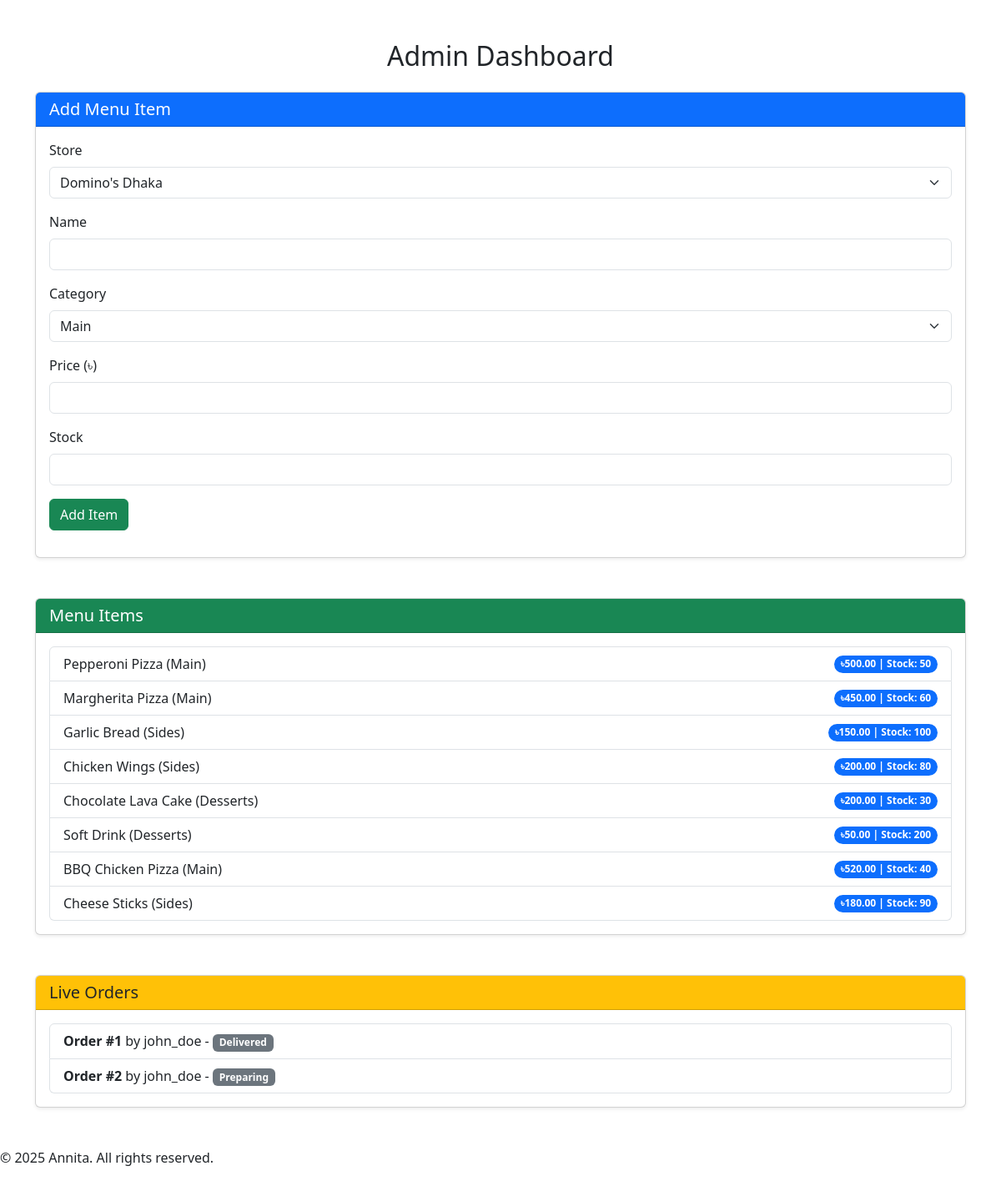
/admin/dashboard.php, run on an earlier commit of the app's database.
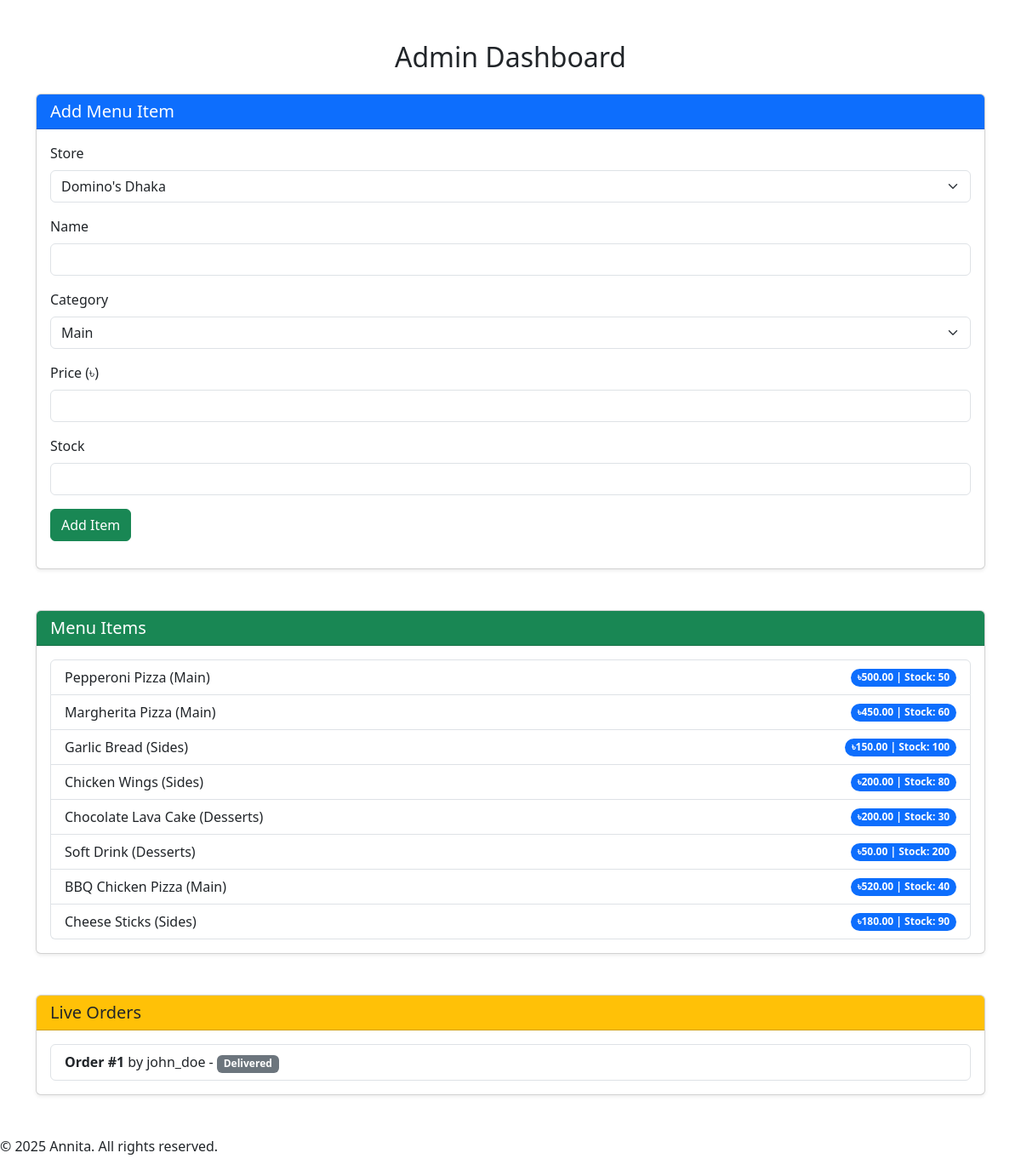
And on a later commit of the database.
### tables this page shows
CREATE TABLE menu_items (
    id INT AUTO_INCREMENT PRIMARY KEY,
    store_id INT,
    name VARCHAR(100) NOT NULL,
    category ENUM('main', 'sides', 'desserts') DEFAULT 'main',
    price DECIMAL(10, 2) NOT NULL,
    stock INT DEFAULT 100,
    FOREIGN KEY (store_id) REFERENCES stores(id)
);

CREATE TABLE orders (
    id INT AUTO_INCREMENT PRIMARY KEY,
    user_id INT,
    store_id INT,
    total_amount DECIMAL(10, 2),
    status ENUM('pending', 'preparing', 'cooking', 'delivered', 'cancelled') DEFAULT 'pending',
    created_at TIMESTAMP DEFAULT CURRENT_TIMESTAMP,
    FOREIGN KEY (user_id) REFERENCES users(id),
    FOREIGN KEY (store_id) REFERENCES stores(id),
    INDEX idx_user_id (user_id),
    INDEX idx_store_id (store_id)
);

CREATE TABLE users (
    id INT AUTO_INCREMENT PRIMARY KEY,
    username VARCHAR(50) NOT NULL UNIQUE,
    email VARCHAR(100) NOT NULL UNIQUE,
    password VARCHAR(255) NOT NULL,
    contact_number VARCHAR(20) DEFAULT NULL,
    address TEXT,
    created_at TIMESTAMP DEFAULT CURRENT_TIMESTAMP
);

### admin/dashboard.php (the view, shortened to what this page needs)
<?php
include '../includes/db_connect.php';
$stmt = $pdo->query("SELECT * FROM menu_items");
$items = $stmt->fetchAll();
$stmt = $pdo->query("SELECT o.*, u.username FROM orders o JOIN users u ON o.user_id = u.id WHERE o.status != 'pending'");
$orders = $stmt->fetchAll();
?>
<link href="https://cdn.jsdelivr.net/npm/bootstrap@5.3.3/dist/css/bootstrap.min.css" rel="stylesheet">
<div class="container my-5">
    <h2 class="mb-4 text-center">Admin Dashboard</h2>
    <div class="card mb-5 shadow-sm">
        <div class="card-header bg-primary text-white">
            <h5 class="mb-0">Add Menu Item</h5>
        </div>
        <div class="card-body">
            <form method="POST">
                <div class="mb-3">
                    <label class="form-label">Store</label>
                    <select name="store_id" class="form-select" required>
                        <?php
                        $stmt = $pdo->query("SELECT * FROM stores");
                        while ($store = $stmt->fetch()) {
                            echo "<option value='{$store['id']}'>{$store['name']}</option>";
                        }
                        ?>
                    </select>
                </div>
                <div class="mb-3">
                    <label class="form-label">Name</label>
                    <input type="text" name="name" class="form-control" required>
                </div>
                <div class="mb-3">
                    <label class="form-label">Category</label>
                    <select name="category" class="form-select">
                        <option value="main">Main</option>
                    </select>
                </div>
                <div class="mb-3">
                    <label class="form-label">Price (৳)</label>
                    <input type="number" step="0.01" name="price" class="form-control" required>
                </div>
                <div class="mb-3">
                    <label class="form-label">Stock</label>
                    <input type="number" name="stock" class="form-control" required>
                </div>
                <button type="submit" name="add_item" class="btn btn-success">Add Item</button>
            </form>
        </div>
    </div>
    <div class="card mb-5 shadow-sm">
        <div class="card-header bg-success text-white">
            <h5 class="mb-0">Menu Items</h5>
        </div>
        <div class="card-body">
            <?php if (count($items) > 0): ?>
                <ul class="list-group">
                    <?php foreach ($items as $item): ?>
                        <li class="list-group-item d-flex justify-content-between align-items-center">
                            <?php echo htmlspecialchars($item['name']); ?> (<?php echo ucfirst($item['category']); ?>)
                            <span class="badge bg-primary rounded-pill">৳<?php echo $item['price']; ?> | Stock: <?php echo $item['stock']; ?></span>
                        </li>
                    <?php endforeach; ?>
                </ul>
            <?php else: ?>
                <p class="text-muted">No items found.</p>
            <?php endif; ?>
        </div>
    </div>
    <div class="card shadow-sm">
        <div class="card-header bg-warning">
            <h5 class="mb-0">Live Orders</h5>
        </div>
        <div class="card-body">
            <?php if (count($orders) > 0): ?>
                <ul class="list-group">
                    <?php foreach ($orders as $order): ?>
                        <li class="list-group-item">
                            <strong>Order #<?php echo $order['id']; ?></strong> by <?php echo htmlspecialchars($order['username']); ?> -
                            <span class="badge bg-secondary"><?php echo ucfirst($order['status']); ?></span>
                        </li>
                    <?php endforeach; ?>
                </ul>
            <?php else: ?>
                <p class="text-muted">No live orders found.</p>
            <?php endif; ?>
        </div>
    </div>
</div>
<?php include '../includes/footer.php'; ?>

What changed in the data, as far as the page shows it:
no longer on this page (row edited): orders: id "2", user.username "john_doe", status "Preparing"
